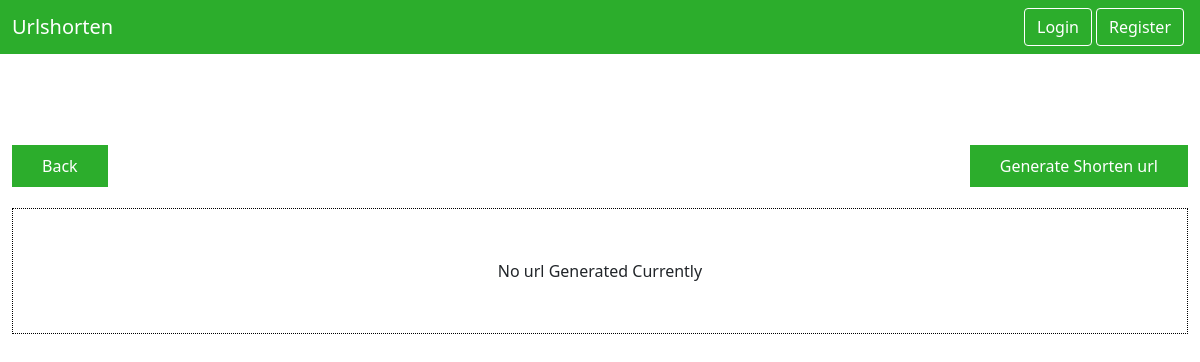
/shorten-url/url-List/ (signed in), run on an earlier commit of the app's database.
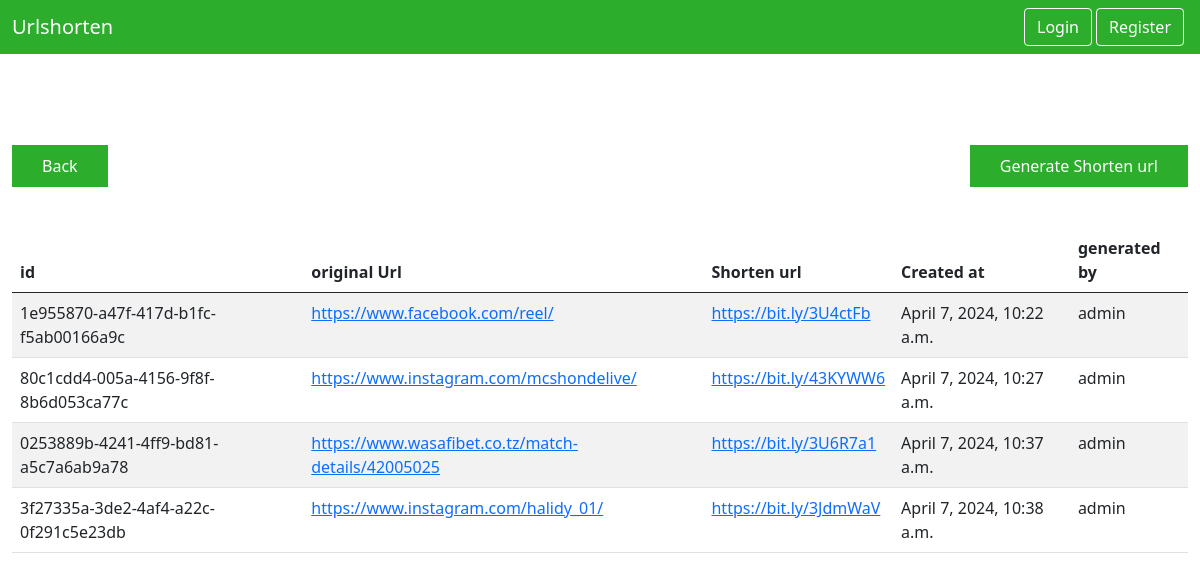
And on a later commit of the database.
### urlShortenApp/models.py (models this page shows, shortened)
class UrlModels(models.Model):
    id = models.UUIDField(
        primary_key=True, default=uuid.uuid4, editable=False, unique=True)
    original_url = models.CharField(max_length=1000)
    shortened_url = models.CharField(max_length=500)
    created_at = models.DateTimeField(auto_now_add=True)
    created_by = models.ForeignKey(User, on_delete =models.SET_NULL, null=True)
    updated_at = models.DateTimeField(auto_now=True)
    class Meta:
        verbose_name_plural = "Url Shortened Service Table"

### urlShortenApp/views.py (the view)
# urls.py: path('url-List/', views.urlListPage, name ='urlListPage'),
@login_required
def urlListPage(request):
    get_all_original_urls_and_shorten_url_generated_by_user = UrlModels.objects.filter(created_by = request.user)
    template_name = 'homePage/urlListPage.html'
    context  ={
        'get_all_original_urls_and_shorten_url_generated_by_user':get_all_original_urls_and_shorten_url_generated_by_user
    }
    return render(request, template_name, context)

### templates/homePage/urlListPage.html (shortened to what this page needs)
{% extends './base.html' %}
   {% load static %}
{% block content %}
<div class="table_section">
    <div class="container-fluid">
        <div class="row">
            <div class="col-md-12">
                <div class="inner">
                    <div class="wrapper" style="margin-top:100px">
    <div class="segregation_part">
        <div class="back_button">
    <a href="{% url 'urlShortenApp:homePage' %}" >Back</a>
        </div>
            <div class="back_button">
            <a href="{% url 'urlShortenApp:homePage' %}" >Generate Shorten url</a>
        </div>
    </div>
            {% if get_all_original_urls_and_shorten_url_generated_by_user %}
            <table id="example" class="table table-striped" style="width:100%;margin-top: 50px;">
                    <thead>
                        <tr>
                            <th>id</th>
                            <th>original Url</th>
                            <th>Shorten url</th>
                            <th>Created at</th>
                            <th>generated by</th>
                        </tr>
                    </thead>
                    <tbody>
                        {% for data in get_all_original_urls_and_shorten_url_generated_by_user %}
                        <tr>
                          <td>{{ data.id }}</td>
                            <td> <a href="{{ data.original_url }}">{{ data.original_url }}</a></td>
                            <td> <a href="{{ data.shortened_url }}">{{ data.shortened_url }}</a></td>
                            <td>{{ data.created_at }}</td>
                            <td>{{ data.created_by }}</td>
                        </tr>
                        {% endfor %}
                </table>
            {% else %}
            <p class="empty">No url Generated Currently </p>
            {% endif %}
            </div>
            </div>
        </div>
    </div>
</div>
</div>
{% endblock %}

### templates/homePage/base.html (shortened to what this page needs)
<!DOCTYPE html>
<html lang="en">
<head>
    {% load static %}
    <link href="https://cdn.jsdelivr.net/npm/bootstrap@5.0.2/dist/css/bootstrap.min.css" rel="stylesheet">
    <link rel="stylesheet" href="{% static 'css/style.css' %}">
</head>
<body>
<nav class="navbar navbar-expand-lg">
  <div class="container-fluid navigation">
    <div class="title"><a class="navbar-brand" href="#">Urlshorten</a></div>
    <div class="right">
      <form class="d-flex float-right">
        <button class="btn btn-outline-success " type="submit">Login</button>
        <button class="btn btn-outline-success  mx-1" type="submit">Register</button>
      </form>
    </div>
  </div>
</nav>
    {% block content %}
    {% endblock %}
</body>
</html>

### static/css/style.css (style rules this page uses)
:root { --greenColor: rgba(1, 156, 1, 0.829); --whiteColor:#fff; --center:center; --block:block; --black:#000; --none:none; --boxShadow: rgba(50, 50, 93, 0.25) 0px 6px 12px -2px, rgba(0, 0, 0, 0.3) 0px 3px 7px -3px; }
.navbar { background-color:var(--greenColor); color: var(--whiteColor); }
.navigation { display: flex; justify-content: space-between; }
.btn-outline-success { border: 1px solid var(--whiteColor); color: var(--whiteColor); }
.navbar-brand { text-decoration: var(--whiteColor); color: var(--whiteColor); }
.back_button a { text-decoration: var(--none); padding: 10px 30px; background-color: var(--greenColor); color: var(--whiteColor); }
.segregation_part { display: flex; justify-content: space-between; }

What changed in the data, as far as the page shows it:
added UrlModels: id "1e955870-a47f-417d-b1fc-f5ab00166a9c", original_url "https://www.facebook.com/reel/", shortened_url "https://bit.ly/3U4ctFb", created_at "April 7, 2024, 10:22 a.m.", created_by "admin"
added UrlModels: id "80c1cdd4-005a-4156-9f8f-8b6d053ca77c", original_url "https://www.instagram.com/mcshondelive/", shortened_url "https://bit.ly/43KYWW6", created_at "April 7, 2024, 10:27 a.m.", created_by "admin"
added UrlModels: id "0253889b-4241-4ff9-bd81-a5c7a6ab9a78", original_url "https://www.wasafibet.co.tz/match-details/42005025", shortened_url "https://bit.ly/3U6R7a1", created_at "April 7, 2024, 10:37 a.m.", created_by "admin"
added UrlModels: id "3f27335a-3de2-4af4-a22c-0f291c5e23db", original_url "https://www.instagram.com/halidy_01/", shortened_url "https://bit.ly/3JdmWaV", created_at "April 7, 2024, 10:38 a.m.", created_by "admin"
Also different on the page:
text no longer shown: "No url Generated Currently"
text now shown: "id original Url Shorten url Created at generated by"
